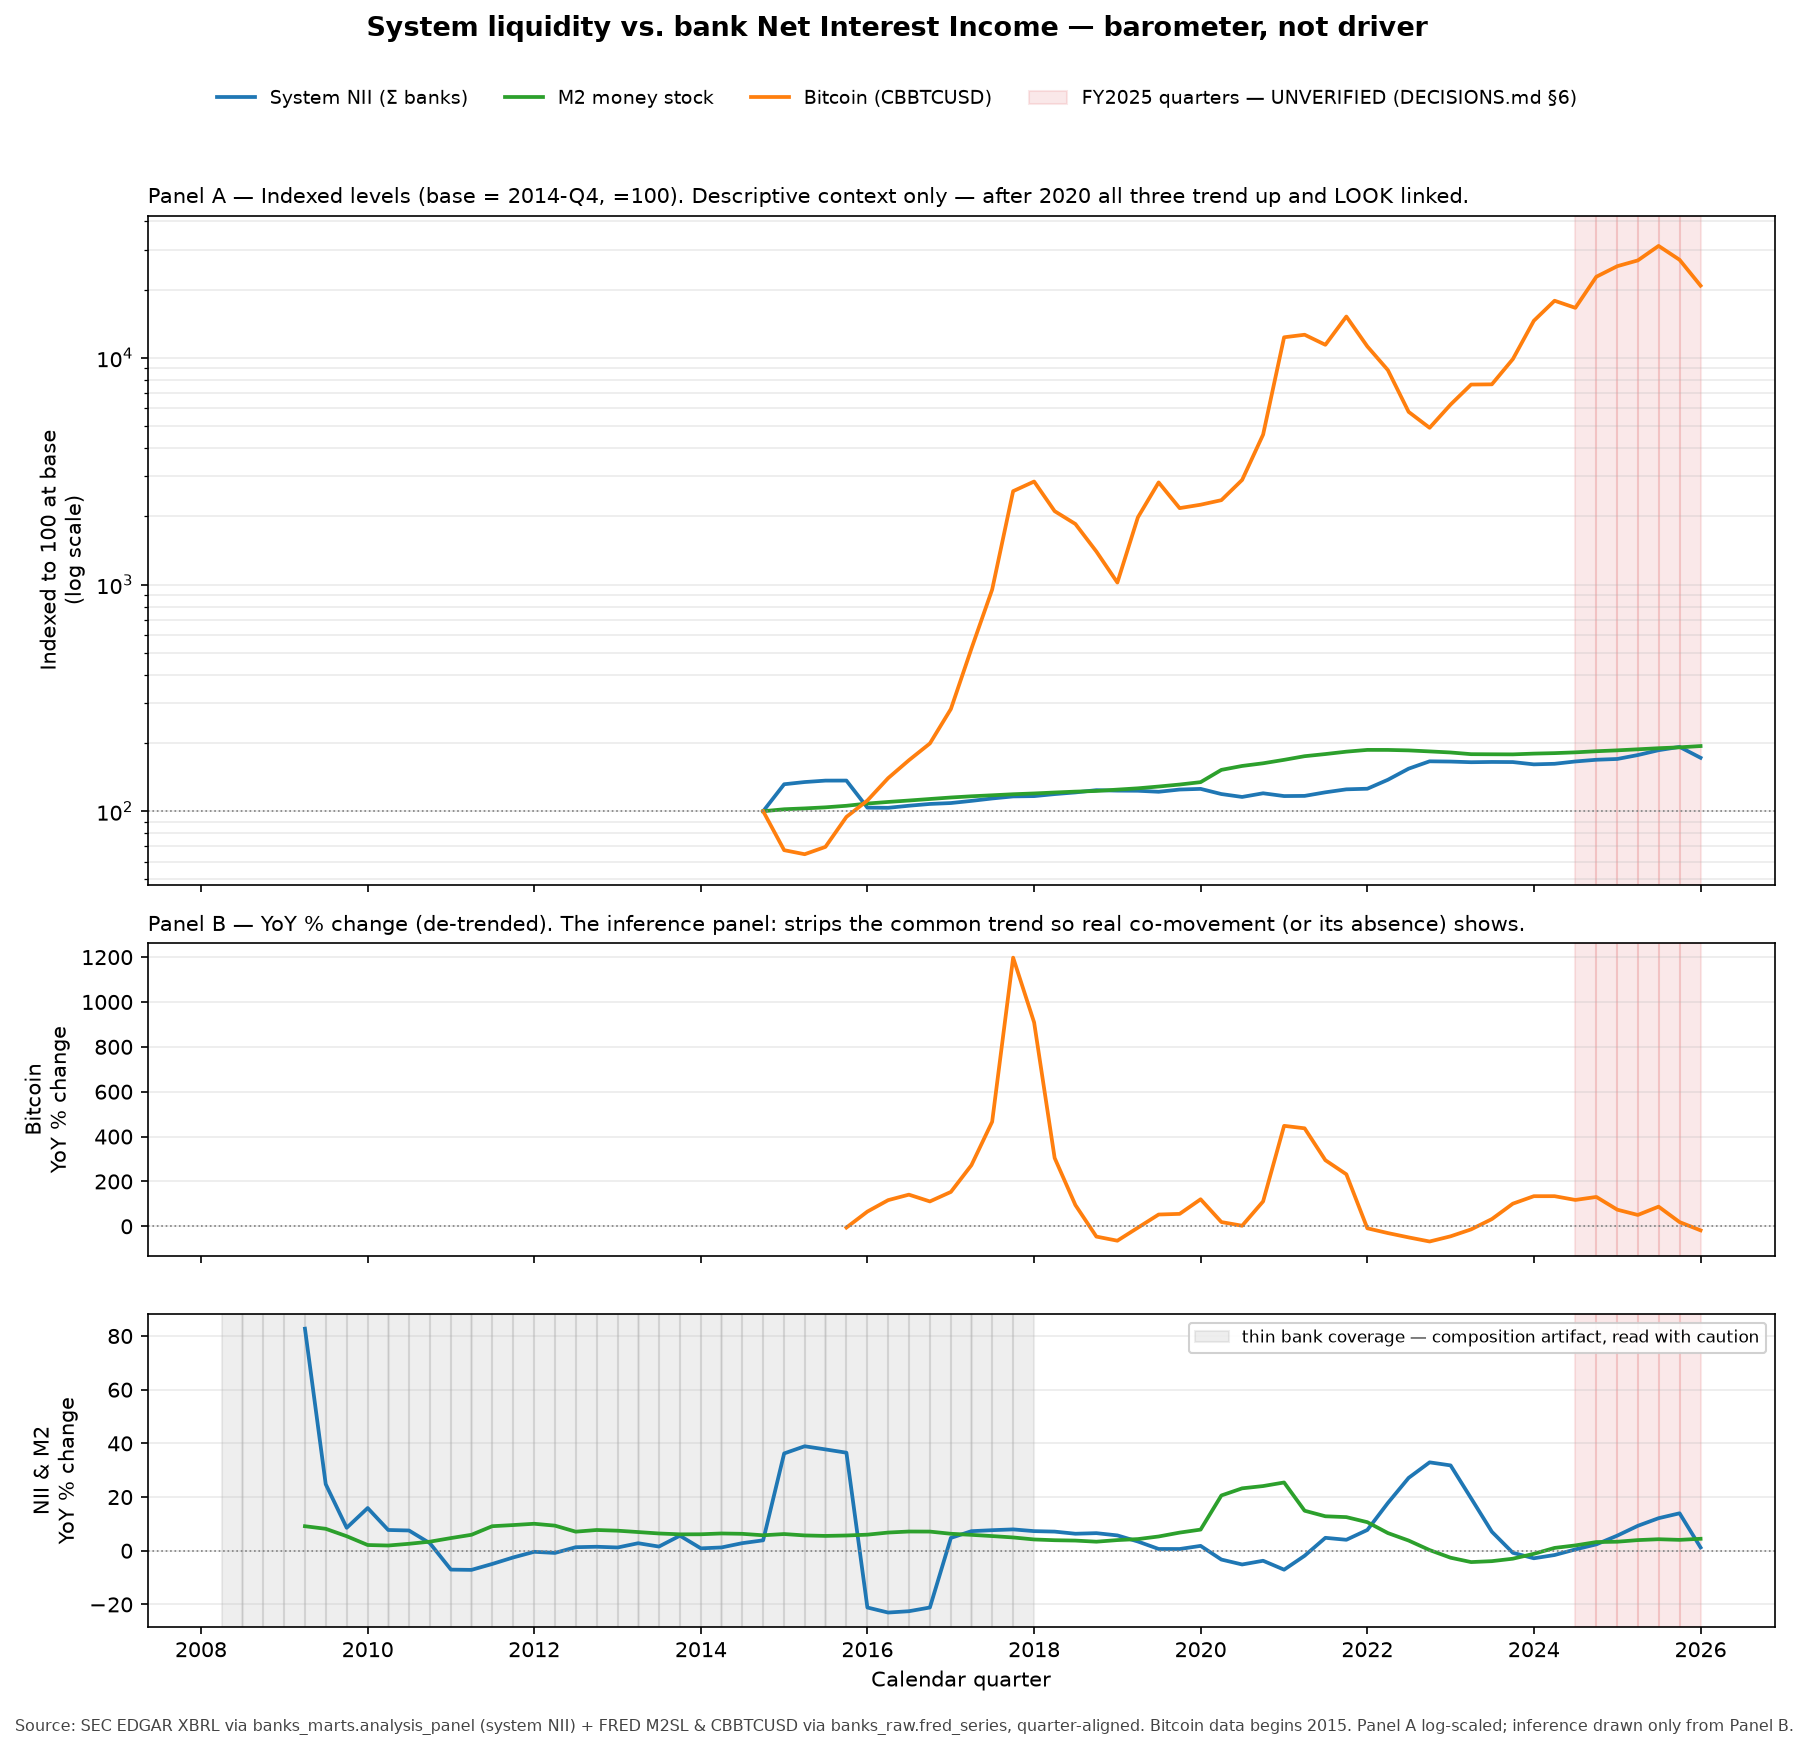

Write Python code to recreate this figure.
#!/usr/bin/env python3
"""
Liquidity overlay — two-panel figure (see DECISIONS.md §5.2).

Panel A: system NII (sum of NII across all banks per quarter), M2, and bitcoin,
         each INDEXED TO 100 at the first common quarter (log y-axis, because the
         three series span >2 orders of magnitude; log makes shared shape visible
         without implying the units are comparable).
Panel B: YEAR-OVER-YEAR % change of the same three series (unit-free; this is the
         panel we draw inference from — see DECISIONS.md §7).

FY2025 quarters (any bank-row with fiscal_year = 2025) are shaded and labeled
UNVERIFIED, per DECISIONS.md §6.

Data: sql/liquidity_overlay.sql, run through the `bq` CLI under the 200 GB
maximum_bytes_billed cap (~/.bigqueryrc; also passed explicitly here). A CSV
snapshot is committed alongside so the figure regenerates without BigQuery access.

Usage:
    python analysis/liquidity_overlay.py                 # run BigQuery, write CSV + PNG
    python analysis/liquidity_overlay.py --csv PATH      # plot from a saved CSV (offline)
"""
from __future__ import annotations

import argparse
import subprocess
import sys
from io import StringIO
from pathlib import Path

import matplotlib

matplotlib.use("Agg")
import matplotlib.dates as mdates
import matplotlib.patches as mpatches
import matplotlib.pyplot as plt
import pandas as pd

REPO = Path(__file__).resolve().parent.parent
SQL_PATH = REPO / "sql" / "liquidity_overlay.sql"
CSV_PATH = REPO / "analysis" / "liquidity_overlay_data.csv"
PNG_PATH = REPO / "analysis" / "liquidity_overlay.png"
MAX_BYTES = 214_748_364_800  # 200 GB hard cap (CLAUDE.md, non-negotiable)
# System NII is a SUM across banks, so its early history is distorted by rising
# panel coverage (n_banks ramps 17 -> ~167). Quarters with materially fewer than
# the ~167 stable count are flagged as a composition artifact on the NII/M2 panel.
STABLE_N_BANKS = 167
THIN_COVERAGE_MAX = 160  # n_banks below this = thin coverage (holds through 2017-Q4)

SERIES = {
    "system_nii": ("System NII (Σ banks)", "#1f77b4"),
    "m2": ("M2 money stock", "#2ca02c"),
    "bitcoin": ("Bitcoin (CBBTCUSD)", "#ff7f0e"),
}


def load_from_bq() -> pd.DataFrame:
    """Run the committed SQL via bq CLI (inherits + re-asserts the 200 GB cap)."""
    sql = SQL_PATH.read_text()
    out = subprocess.run(
        ["bq", "query", "--use_legacy_sql=false",
         f"--maximum_bytes_billed={MAX_BYTES}", "--format=csv", "--max_rows=100000"],
        input=sql, capture_output=True, text=True,
    )
    if out.returncode != 0:
        sys.exit(f"bq query failed:\n{out.stderr}")
    df = pd.read_csv(StringIO(out.stdout))
    df.to_csv(CSV_PATH, index=False)
    print(f"wrote data snapshot -> {CSV_PATH}")
    return df


def load_from_csv(path: Path) -> pd.DataFrame:
    return pd.read_csv(path)


def prepare(df: pd.DataFrame) -> pd.DataFrame:
    df = df.copy()
    df["cal_quarter"] = pd.to_datetime(df["cal_quarter"])
    df = df.sort_values("cal_quarter").reset_index(drop=True)
    df["has_fy2025"] = df["has_fy2025"].astype(str).str.lower().isin(["true", "1"])
    return df


def first_common_quarter(df: pd.DataFrame) -> int:
    """Row index of the first quarter where all three series are present."""
    mask = df[["system_nii", "m2", "bitcoin"]].notna().all(axis=1)
    if not mask.any():
        sys.exit("no quarter has all three series present")
    return int(mask.idxmax())


def shade_fy2025(ax, df: pd.DataFrame) -> None:
    """Shade contiguous runs of FY2025 quarters as UNVERIFIED."""
    q = pd.Timedelta(days=92)  # ~one quarter, to cover the bar width
    for _, row in df[df["has_fy2025"]].iterrows():
        ax.axvspan(row["cal_quarter"], row["cal_quarter"] + q,
                   color="#d62728", alpha=0.10, zorder=0)


def shade_thin_coverage(ax, df: pd.DataFrame) -> None:
    """Shade quarters whose bank count is well below the ~167 stable panel."""
    q = pd.Timedelta(days=92)
    for _, row in df[df["n_banks"] < THIN_COVERAGE_MAX].iterrows():
        ax.axvspan(row["cal_quarter"], row["cal_quarter"] + q,
                   color="#7f7f7f", alpha=0.13, zorder=0)


def main() -> None:
    ap = argparse.ArgumentParser()
    ap.add_argument("--csv", type=Path, help="plot from a saved CSV instead of BigQuery")
    args = ap.parse_args()

    df = load_from_csv(args.csv) if args.csv else load_from_bq()
    df = prepare(df)

    base = first_common_quarter(df)
    base_q = df.loc[base, "cal_quarter"]
    idx = df.iloc[base:].copy()  # indexed panel starts at the first common quarter

    fig, (axA, axBtc, axNiiM2) = plt.subplots(
        3, 1, figsize=(12, 11), sharex=True,
        gridspec_kw={"height_ratios": [3.0, 1.4, 1.4]})

    # --- Panel A: indexed levels (base = 100), log y ---
    for col, (label, color) in SERIES.items():
        base_val = df.loc[base, col]
        axA.plot(idx["cal_quarter"], idx[col] / base_val * 100.0,
                 label=label, color=color, lw=1.8)
    axA.set_yscale("log")
    axA.axhline(100, color="grey", lw=0.8, ls=":")
    axA.set_ylabel("Indexed to 100 at base\n(log scale)")
    axA.set_title(
        f"Panel A — Indexed levels (base = {base_q:%Y-Q}{(base_q.month-1)//3+1}, =100). "
        "Descriptive context only — after 2020 all three trend up and LOOK linked.",
        fontsize=10, loc="left")
    axA.grid(True, which="both", axis="y", alpha=0.25)
    shade_fy2025(axA, df)

    # --- Panel B (inference): YoY % change, split so each scale is legible ---
    # B-top: bitcoin alone (its swings are an order of magnitude larger).
    bl, bc = SERIES["bitcoin"]
    axBtc.plot(df["cal_quarter"], df["bitcoin"].pct_change(4) * 100.0,
               label=bl, color=bc, lw=1.8)
    axBtc.axhline(0, color="grey", lw=0.8, ls=":")
    axBtc.set_ylabel("Bitcoin\nYoY % change")
    axBtc.set_title(
        "Panel B — YoY % change (de-trended). The inference panel: strips the common "
        "trend so real co-movement (or its absence) shows.",
        fontsize=10, loc="left")
    axBtc.grid(True, axis="y", alpha=0.25)
    shade_fy2025(axBtc, df)

    # B-bottom: NII and M2 together on their own (much smaller) scale.
    for col in ("system_nii", "m2"):
        label, color = SERIES[col]
        axNiiM2.plot(df["cal_quarter"], df[col].pct_change(4) * 100.0,
                     label=label, color=color, lw=1.8)
    axNiiM2.axhline(0, color="grey", lw=0.8, ls=":")
    axNiiM2.set_ylabel("NII & M2\nYoY % change")
    axNiiM2.grid(True, axis="y", alpha=0.25)
    shade_fy2025(axNiiM2, df)
    shade_thin_coverage(axNiiM2, df)  # only here: system-NII sum is coverage-sensitive
    axNiiM2.legend(
        handles=[mpatches.Patch(color="#7f7f7f", alpha=0.13,
                                label="thin bank coverage — composition artifact, read with caution")],
        loc="upper right", fontsize=8, frameon=True, framealpha=0.9)

    axNiiM2.xaxis.set_major_locator(mdates.YearLocator(2))
    axNiiM2.xaxis.set_major_formatter(mdates.DateFormatter("%Y"))
    axNiiM2.set_xlabel("Calendar quarter")

    # shared legend incl. the UNVERIFIED shading
    handles, labels = axA.get_legend_handles_labels()
    handles.append(mpatches.Patch(color="#d62728", alpha=0.10,
                                  label="FY2025 quarters — UNVERIFIED (DECISIONS.md §6)"))
    fig.legend(handles=handles, loc="upper center", ncol=4,
               bbox_to_anchor=(0.5, 0.995), fontsize=9, frameon=False)

    fig.suptitle("System liquidity vs. bank Net Interest Income — barometer, not driver",
                 y=1.03, fontsize=13, fontweight="bold")
    fig.text(0.01, -0.01,
             "Source: SEC EDGAR XBRL via banks_marts.analysis_panel (system NII) + "
             "FRED M2SL & CBBTCUSD via banks_raw.fred_series, quarter-aligned. "
             "Bitcoin data begins 2015. Panel A log-scaled; inference drawn only from Panel B.",
             fontsize=7.5, color="#444")

    fig.tight_layout(rect=(0, 0, 1, 0.97))
    fig.savefig(PNG_PATH, dpi=150, bbox_inches="tight")
    print(f"wrote figure -> {PNG_PATH}")
    print(f"base quarter (index=100): {base_q.date()}  |  quarters: {len(df)}  "
          f"|  FY2025 UNVERIFIED quarters: {int(df['has_fy2025'].sum())}")


if __name__ == "__main__":
    main()
